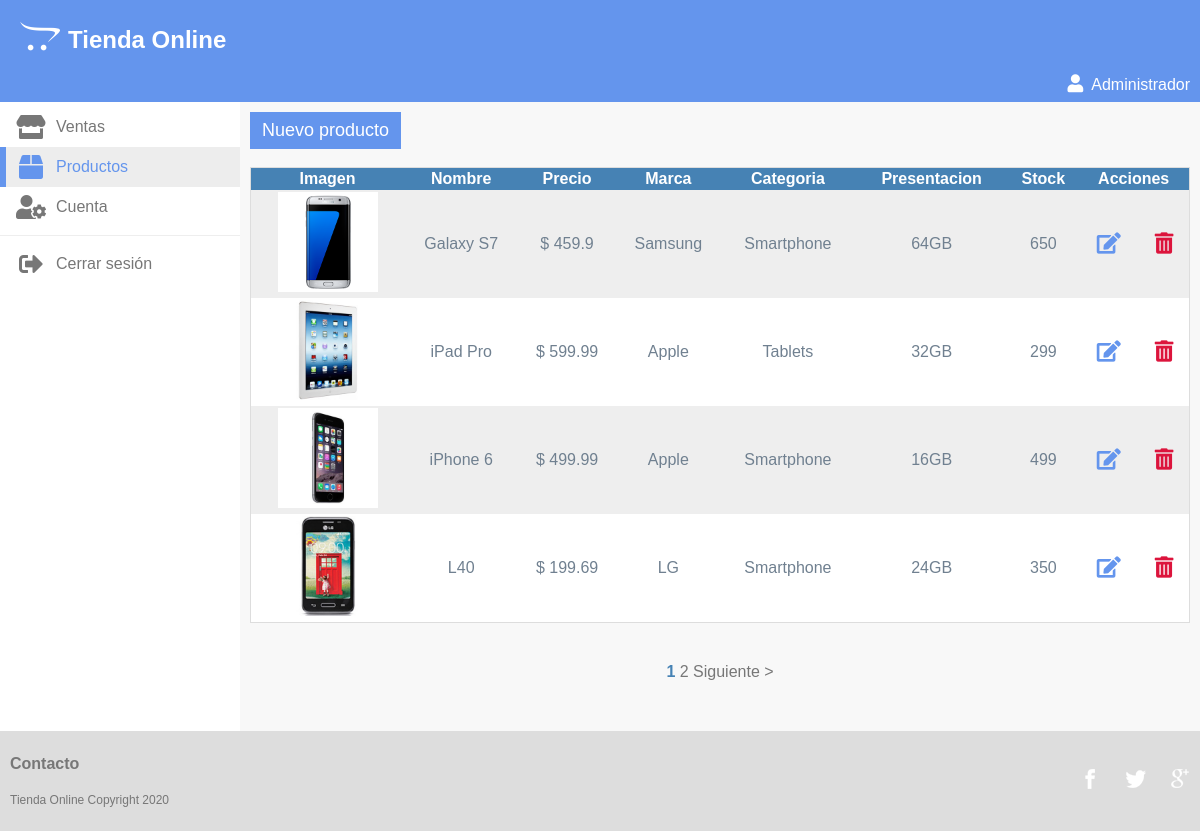
The page /?menu=panel&modulo=productos (signed in) on the database its author committed.
### tables this page shows
CREATE TABLE `productos` (
  `idProducto` int(11) NOT NULL,
  `Nombre` varchar(30) NOT NULL,
  `Precio` double NOT NULL,
  `Marca` int(11) NOT NULL,
  `Categoria` int(11) NOT NULL,
  `Presentacion` varchar(30) NOT NULL,
  `Descripcion` varchar(500) NOT NULL,
  `Stock` int(6) NOT NULL,
  `Imagen` tinytext DEFAULT NULL,
  `Destacado` tinyint(1) NOT NULL,
  `Fecha` timestamp NOT NULL DEFAULT current_timestamp()
);

CREATE TABLE `marcas` (
  `idMarca` int(11) NOT NULL,
  `Nombre` varchar(30) NOT NULL
);

CREATE TABLE `categorias` (
  `idCategoria` int(11) NOT NULL,
  `Nombre` varchar(30) NOT NULL,
  `Hijo_de` int(11) DEFAULT 0
);

### data_access/dbProductos.php (called while the page is built, shortened)
<?php
function selectProductos($filtro, $orden, $pagina = 1, $limite = 10)
{
    global $conexion;
    switch ($orden) {
        case 'nombre':
            $orden = 'Nombre';
            break;
    }
    $posicion = ($pagina - 1) * $limite;
    switch ($filtro) {
        case 'todos-los-productos';
            $consulta = "SELECT P.idProducto, P.Nombre, P.Precio, P.Presentacion, P.Stock, P.Imagen, M.Nombre AS Marca, C.Nombre AS Categoria
                        FROM productos AS P
                        INNER JOIN marcas AS M ON P.Marca = M.idMarca
                        INNER JOIN categorias AS C ON P.Categoria = C.idCategoria
                        ORDER BY $orden LIMIT $posicion, $limite";
            break;
    }
    $resultado = mysqli_query($conexion, $consulta);
    if (mysqli_num_rows($resultado)>0) {
        return mysqli_fetch_all($resultado, MYSQLI_ASSOC);
    } else {
        return [];
    }
}
function countProductos($filtro)
{
    global $conexion;
    switch ($filtro) {
        case 'todos-los-productos';
            $consulta = "SELECT COUNT(*) AS total FROM productos";
            break;
    }
    $resultado = mysqli_query($conexion, $consulta);
    if (mysqli_num_rows($resultado)>0) {
        $total = mysqli_fetch_assoc($resultado);
        return $total['total'];
    } else {
        return 0;
    }
}

### views/modules/productos.php (the view, shortened to what this page needs)
<?php
$filtro = 'todos-los-productos';
$orden = 'nombre';
if (isset($_GET['pag'])) {
    $pagina = $_GET['pag'];
} else {
    $pagina = 1;
}
$cantidad_productos = countProductos($filtro);
$limite = 4;
$paginas_total = ceil($cantidad_productos / $limite);
?>
<a href="?menu=panel&modulo=producto&action=add" class="button-link">Nuevo producto</a>
<br><br>
<table class="resp">
    <thead>
    <tr>
        <th>Imagen</th>
        <th>Nombre</th>
        <th>Precio</th>
        <th>Marca</th>
        <th>Categoria</th>
        <th>Presentacion</th>
        <th>Stock</th>
        <th colspan="2">Acciones</th>
    </tr>
    </thead>
    <tbody>
    <?php
        $productos = selectProductos($filtro, $orden, $pagina, $limite);
        foreach ($productos as $producto) {
            $imagen = $producto['Imagen'];
            $id = $producto['idProducto'];
            $nombre = $producto['Nombre'];
            $precio = $producto['Precio'];
            $marca = $producto["Marca"];
            $categoria = $producto["Categoria"];
            $presentacion = $producto["Presentacion"];
            $stock = $producto["Stock"];
    ?>
    <tr>
    <?php if( !empty($imagen) ) : ?>
        <td><img style="max-width:100px" src="img/productos/<?= $imagen ?>" alt="<?= $nombre ?>"></td>
    <?php else: ?>
        <td><img style="max-width:100px" src=""></td>
    <?php endif; ?>
        <td><?= $nombre ?></td>
        <td>$ <?= $precio ?></td>
        <td><?= $marca ?></td>
        <td><?= $categoria ?></td>
        <td><?= $presentacion ?></td>
        <td><?= $stock ?></td>
        <td>
            <a href="?menu=panel&modulo=producto&action=update&id=<?= $id ?>" title="Modificar"><i class="fas fa-edit fa-lg" style="color:cornflowerblue;"></i></a>
        </td>
        <td>
            <a href="?menu=panel&modulo=producto&action=delete&id=<?= $id ?>" title="Eliminar"><i class="fas fa-trash-alt fa-lg" style="color:crimson"></i></a>
        </td>
    </tr>
    <?php } ?>
    </tbody>
</table>
    <?php if ($paginas_total > 1) { ?>
        <ul class="paginador">
            <?php for ($i = 1; $i <= $paginas_total; $i++) { ?>
                <li><a class="<?= ($pagina == $i) ? 'active' : '' ; ?>" href="?menu=panel&modulo=productos&pag=<?= $i ?>"><?= $i ?></a></li>
            <?php } ?>
            <?php if ($pagina != $paginas_total) { ?>
                <li><a href="?menu=panel&modulo=productos&pag=<?= $pagina + 1 ?>">Siguiente ></a></li>
            <?php } ?>
        </ul>
    <?php } ?>

### css/style.css (style rules this page uses)
* { margin: 0; padding: 0; box-sizing: border-box; font-family: sans-serif; }
body { background-color: #EDEDED; color: #777; }
body a { color: #777; }
a { text-decoration: none; }
table { width: 100%; background: white; margin-bottom: 1.25em; border: solid 1px #dddddd; border-collapse: collapse; border-spacing: 0; }
th,tr,td { color: #708090; padding:2px; vertical-align:middle; text-align:center; }
th { color:#fff; background-color: #4682B4; }
tr:nth-child(odd) td { background-color:#eee; }
input[type="submit"], .button-link, .button-comprar { background-color: cornflowerblue; color: #FFF; cursor: pointer; font-size: 18px; padding: 8px 12px; transition: 0.5s background-color; border: none; outline: none; display: inline-block; }
.active { font-weight: bold; color: steelblue !important; }
.paginador { list-style: none; margin: 40px; display: block; text-align: center; }
.paginador li { display: inline-block; }

### rows shown on the page
productos: Imagen (picture), Nombre "Galaxy S7", Precio "459.9", Marca.Nombre "Samsung", Categoria.Nombre "Smartphone", Presentacion "64GB", Stock "650"
productos: Imagen (picture), Nombre "iPad Pro", Precio "599.99", Marca.Nombre "Apple", Categoria.Nombre "Tablets", Presentacion "32GB", Stock "299"
productos: Imagen (picture), Nombre "iPhone 6", Precio "499.99", Marca.Nombre "Apple", Categoria.Nombre "Smartphone", Presentacion "16GB", Stock "499"
productos: Imagen (picture), Nombre "L40", Precio "199.69", Marca.Nombre "LG", Categoria.Nombre "Smartphone", Presentacion "24GB", Stock "350"

### other values the page prints
$_SESSION["Usuario"]["Nombre"] "Administrador"
